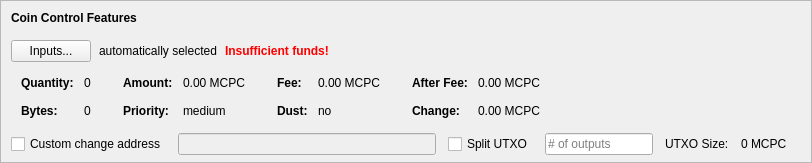
    <widget class="QFrame" name="frameCoinControl">
     <property name="sizePolicy">
      <sizepolicy hsizetype="Expanding" vsizetype="Expanding">
       <horstretch>0</horstretch>
       <verstretch>0</verstretch>
      </sizepolicy>
     </property>
     <property name="maximumSize">
      <size>
       <width>16777215</width>
       <height>16777215</height>
      </size>
     </property>
     <property name="frameShape">
      <enum>QFrame::StyledPanel</enum>
     </property>
     <property name="frameShadow">
      <enum>QFrame::Sunken</enum>
     </property>
     <layout class="QVBoxLayout" name="verticalLayoutCoinControl2">
      <property name="spacing">
       <number>0</number>
      </property>
      <property name="leftMargin">
       <number>0</number>
      </property>
      <property name="topMargin">
       <number>0</number>
      </property>
      <property name="rightMargin">
       <number>0</number>
      </property>
      <property name="bottomMargin">
       <number>6</number>
      </property>
      <item>
       <layout class="QVBoxLayout" name="verticalLayoutCoinControl" stretch="0,0,0,0,1">
        <property name="spacing">
         <number>0</number>
        </property>
        <property name="leftMargin">
         <number>10</number>
        </property>
        <property name="topMargin">
         <number>10</number>
        </property>
        <item>
         <layout class="QHBoxLayout" name="horizontalLayoutCoinControl1">
          <property name="bottomMargin">
           <number>15</number>
          </property>
          <item>
           <widget class="QLabel" name="labelCoinControlFeatures">
            <property name="sizePolicy">
             <sizepolicy hsizetype="Preferred" vsizetype="Maximum">
              <horstretch>0</horstretch>
              <verstretch>0</verstretch>
             </sizepolicy>
            </property>
            <property name="font">
             <font>
              <weight>75</weight>
              <bold>true</bold>
             </font>
            </property>
            <property name="styleSheet">
             <string notr="true">font-weight:bold;</string>
            </property>
            <property name="text">
             <string>Coin Control Features</string>
            </property>
           </widget>
          </item>
         </layout>
        </item>
        <item>
         <layout class="QHBoxLayout" name="horizontalLayoutCoinControl2" stretch="0,0,0,0">
          <property name="spacing">
           <number>8</number>
          </property>
          <property name="bottomMargin">
           <number>10</number>
          </property>
          <item>
           <widget class="QPushButton" name="pushButtonCoinControl">
            <property name="styleSheet">
             <string notr="true"/>
            </property>
            <property name="text">
             <string>Inputs...</string>
            </property>
            <property name="autoDefault">
             <bool>false</bool>
            </property>
           </widget>
          </item>
          <item>
           <widget class="QLabel" name="labelCoinControlAutomaticallySelected">
            <property name="text">
             <string>automatically selected</string>
            </property>
            <property name="margin">
             <number>5</number>
            </property>
           </widget>
          </item>
          <item>
           <widget class="QLabel" name="labelCoinControlInsuffFunds">
            <property name="font">
             <font>
              <weight>75</weight>
              <bold>true</bold>
             </font>
            </property>
            <property name="styleSheet">
             <string notr="true">color:red;font-weight:bold;</string>
            </property>
            <property name="text">
             <string>Insufficient funds!</string>
            </property>
            <property name="margin">
             <number>5</number>
            </property>
           </widget>
          </item>
          <item>
           <spacer name="horizontalSpacerCoinControl">
            <property name="orientation">
             <enum>Qt::Horizontal</enum>
            </property>
            <property name="sizeHint" stdset="0">
             <size>
              <width>40</width>
              <height>1</height>
             </size>
            </property>
           </spacer>
          </item>
         </layout>
        </item>
        <item>
         <widget class="QWidget" name="widgetCoinControl" native="true">
          <property name="sizePolicy">
           <sizepolicy hsizetype="Preferred" vsizetype="Preferred">
            <horstretch>0</horstretch>
            <verstretch>0</verstretch>
           </sizepolicy>
          </property>
          <property name="minimumSize">
           <size>
            <width>0</width>
            <height>0</height>
           </size>
          </property>
          <property name="styleSheet">
           <string notr="true"/>
          </property>
          <layout class="QHBoxLayout" name="horizontalLayoutCoinControl5">
           <property name="leftMargin">
            <number>0</number>
           </property>
           <property name="topMargin">
            <number>0</number>
           </property>
           <property name="rightMargin">
            <number>0</number>
           </property>
           <property name="bottomMargin">
            <number>0</number>
           </property>
           <item>
            <layout class="QHBoxLayout" name="horizontalLayoutCoinControl3" stretch="0,0,0,1">
             <property name="spacing">
              <number>20</number>
             </property>
             <property name="topMargin">
              <number>0</number>
             </property>
             <property name="bottomMargin">
              <number>10</number>
             </property>
             <item>
              <layout class="QFormLayout" name="formLayoutCoinControl1">
               <property name="horizontalSpacing">
                <number>10</number>
               </property>
               <property name="verticalSpacing">
                <number>14</number>
               </property>
               <property name="leftMargin">
                <number>10</number>
               </property>
               <property name="topMargin">
                <number>4</number>
               </property>
               <property name="rightMargin">
                <number>6</number>
               </property>
               <item row="0" column="0">
                <widget class="QLabel" name="labelCoinControlQuantityText">
                 <property name="font">
                  <font>
                   <weight>75</weight>
                   <bold>true</bold>
                  </font>
                 </property>
                 <property name="text">
                  <string>Quantity:</string>
                 </property>
                 <property name="margin">
                  <number>0</number>
                 </property>
                </widget>
               </item>
               <item row="0" column="1">
                <widget class="QLabel" name="labelCoinControlQuantity">
                 <property name="cursor">
                  <cursorShape>IBeamCursor</cursorShape>
                 </property>
                 <property name="contextMenuPolicy">
                  <enum>Qt::ActionsContextMenu</enum>
                 </property>
                 <property name="text">
                  <string notr="true">0</string>
                 </property>
                 <property name="margin">
                  <number>0</number>
                 </property>
                 <property name="textInteractionFlags">
                  <set>Qt::LinksAccessibleByMouse|Qt::TextSelectableByKeyboard|Qt::TextSelectableByMouse</set>
                 </property>
                </widget>
               </item>
               <item row="1" column="0">
                <widget class="QLabel" name="labelCoinControlBytesText">
                 <property name="font">
                  <font>
                   <weight>75</weight>
                   <bold>true</bold>
                  </font>
                 </property>
                 <property name="text">
                  <string>Bytes:</string>
                 </property>
                </widget>
               </item>
               <item row="1" column="1">
                <widget class="QLabel" name="labelCoinControlBytes">
                 <property name="cursor">
                  <cursorShape>IBeamCursor</cursorShape>
                 </property>
                 <property name="contextMenuPolicy">
                  <enum>Qt::ActionsContextMenu</enum>
                 </property>
                 <property name="text">
                  <string notr="true">0</string>
                 </property>
                 <property name="textInteractionFlags">
                  <set>Qt::LinksAccessibleByMouse|Qt::TextSelectableByKeyboard|Qt::TextSelectableByMouse</set>
                 </property>
                </widget>
               </item>
              </layout>
             </item>
             <item>
              <layout class="QFormLayout" name="formLayoutCoinControl2">
               <property name="horizontalSpacing">
                <number>10</number>
               </property>
               <property name="verticalSpacing">
                <number>14</number>
               </property>
               <property name="leftMargin">
                <number>6</number>
               </property>
               <property name="topMargin">
                <number>4</number>
               </property>
               <property name="rightMargin">
                <number>6</number>
               </property>
               <item row="0" column="0">
                <widget class="QLabel" name="labelCoinControlAmountText">
                 <property name="font">
                  <font>
                   <weight>75</weight>
                   <bold>true</bold>
                  </font>
                 </property>
                 <property name="text">
                  <string>Amount:</string>
                 </property>
                 <property name="margin">
                  <number>0</number>
                 </property>
                </widget>
               </item>
               <item row="0" column="1">
                <widget class="QLabel" name="labelCoinControlAmount">
                 <property name="cursor">
                  <cursorShape>IBeamCursor</cursorShape>
                 </property>
                 <property name="contextMenuPolicy">
                  <enum>Qt::ActionsContextMenu</enum>
                 </property>
                 <property name="text">
                  <string notr="true">0.00 MCPC</string>
                 </property>
                 <property name="textInteractionFlags">
                  <set>Qt::LinksAccessibleByMouse|Qt::TextSelectableByKeyboard|Qt::TextSelectableByMouse</set>
                 </property>
                </widget>
               </item>
               <item row="1" column="0">
                <widget class="QLabel" name="labelCoinControlPriorityText">
                 <property name="font">
                  <font>
                   <weight>75</weight>
                   <bold>true</bold>
                  </font>
                 </property>
                 <property name="text">
                  <string>Priority:</string>
                 </property>
                </widget>
               </item>
               <item row="1" column="1">
                <widget class="QLabel" name="labelCoinControlPriority">
                 <property name="cursor">
                  <cursorShape>IBeamCursor</cursorShape>
                 </property>
                 <property name="contextMenuPolicy">
                  <enum>Qt::ActionsContextMenu</enum>
                 </property>
                 <property name="text">
                  <string>medium</string>
                 </property>
                 <property name="textInteractionFlags">
                  <set>Qt::LinksAccessibleByMouse|Qt::TextSelectableByKeyboard|Qt::TextSelectableByMouse</set>
                 </property>
                </widget>
               </item>
              </layout>
             </item>
             <item>
              <layout class="QFormLayout" name="formLayoutCoinControl3">
               <property name="horizontalSpacing">
                <number>10</number>
               </property>
               <property name="verticalSpacing">
                <number>14</number>
               </property>
               <property name="leftMargin">
                <number>6</number>
               </property>
               <property name="topMargin">
                <number>4</number>
               </property>
               <property name="rightMargin">
                <number>6</number>
               </property>
               <item row="0" column="0">
                <widget class="QLabel" name="labelCoinControlFeeText">
                 <property name="font">
                  <font>
                   <weight>75</weight>
                   <bold>true</bold>
                  </font>
                 </property>
                 <property name="text">
                  <string>Fee:</string>
                 </property>
                 <property name="margin">
                  <number>0</number>
                 </property>
                </widget>
               </item>
               <item row="0" column="1">
                <widget class="QLabel" name="labelCoinControlFee">
                 <property name="cursor">
                  <cursorShape>IBeamCursor</cursorShape>
                 </property>
                 <property name="contextMenuPolicy">
                  <enum>Qt::ActionsContextMenu</enum>
                 </property>
                 <property name="text">
                  <string notr="true">0.00 MCPC</string>
                 </property>
                 <property name="textInteractionFlags">
                  <set>Qt::LinksAccessibleByMouse|Qt::TextSelectableByKeyboard|Qt::TextSelectableByMouse</set>
                 </property>
                </widget>
               </item>
               <item row="1" column="0">
                <widget class="QLabel" name="labelCoinControlLowOutputText">
                 <property name="font">
                  <font>
                   <weight>75</weight>
                   <bold>true</bold>
                  </font>
                 </property>
                 <property name="text">
                  <string>Dust:</string>
                 </property>
                </widget>
               </item>
               <item row="1" column="1">
                <widget class="QLabel" name="labelCoinControlLowOutput">
                 <property name="cursor">
                  <cursorShape>IBeamCursor</cursorShape>
                 </property>
                 <property name="contextMenuPolicy">
                  <enum>Qt::ActionsContextMenu</enum>
                 </property>
                 <property name="text">
                  <string>no</string>
                 </property>
                 <property name="textInteractionFlags">
                  <set>Qt::LinksAccessibleByMouse|Qt::TextSelectableByKeyboard|Qt::TextSelectableByMouse</set>
                 </property>
                </widget>
               </item>
              </layout>
             </item>
             <item>
              <layout class="QFormLayout" name="formLayoutCoinControl4">
               <property name="horizontalSpacing">
                <number>10</number>
               </property>
               <property name="verticalSpacing">
                <number>14</number>
               </property>
               <property name="leftMargin">
                <number>6</number>
               </property>
               <property name="topMargin">
                <number>4</number>
               </property>
               <property name="rightMargin">
                <number>6</number>
               </property>
               <item row="0" column="0">
                <widget class="QLabel" name="labelCoinControlAfterFeeText">
                 <property name="font">
                  <font>
                   <weight>75</weight>
                   <bold>true</bold>
                  </font>
                 </property>
                 <property name="text">
                  <string>After Fee:</string>
                 </property>
                 <property name="margin">
                  <number>0</number>
                 </property>
                </widget>
               </item>
               <item row="0" column="1">
                <widget class="QLabel" name="labelCoinControlAfterFee">
                 <property name="cursor">
                  <cursorShape>IBeamCursor</cursorShape>
                 </property>
                 <property name="contextMenuPolicy">
                  <enum>Qt::ActionsContextMenu</enum>
                 </property>
                 <property name="text">
                  <string notr="true">0.00 MCPC</string>
                 </property>
                 <property name="textInteractionFlags">
                  <set>Qt::LinksAccessibleByMouse|Qt::TextSelectableByKeyboard|Qt::TextSelectableByMouse</set>
                 </property>
                </widget>
               </item>
               <item row="1" column="0">
                <widget class="QLabel" name="labelCoinControlChangeText">
                 <property name="font">
                  <font>
                   <weight>75</weight>
                   <bold>true</bold>
                  </font>
                 </property>
                 <property name="text">
                  <string>Change:</string>
                 </property>
                </widget>
               </item>
               <item row="1" column="1">
                <widget class="QLabel" name="labelCoinControlChange">
                 <property name="cursor">
                  <cursorShape>IBeamCursor</cursorShape>
                 </property>
                 <property name="contextMenuPolicy">
                  <enum>Qt::ActionsContextMenu</enum>
                 </property>
                 <property name="text">
                  <string notr="true">0.00 MCPC</string>
                 </property>
                 <property name="textInteractionFlags">
                  <set>Qt::LinksAccessibleByMouse|Qt::TextSelectableByKeyboard|Qt::TextSelectableByMouse</set>
                 </property>
                </widget>
               </item>
              </layout>
             </item>
            </layout>
           </item>
          </layout>
         </widget>
        </item>
        <item>
         <layout class="QHBoxLayout" name="horizontalLayoutCoinControl4" stretch="0,0,0,0,0,0,0">
          <property name="spacing">
           <number>12</number>
          </property>
          <property name="sizeConstraint">
           <enum>QLayout::SetDefaultConstraint</enum>
          </property>
          <property name="topMargin">
           <number>5</number>
          </property>
          <property name="rightMargin">
           <number>5</number>
          </property>
          <item>
           <widget class="QCheckBox" name="checkBoxCoinControlChange">
            <property name="toolTip">
             <string>If this is activated, but the change address is empty or invalid, change will be sent to a newly generated address.</string>
            </property>
            <property name="text">
             <string>Custom change address</string>
            </property>
           </widget>
          </item>
          <item>
           <widget class="QValidatedLineEdit" name="lineEditCoinControlChange">
            <property name="enabled">
             <bool>false</bool>
            </property>
            <property name="sizePolicy">
             <sizepolicy hsizetype="Expanding" vsizetype="Fixed">
              <horstretch>0</horstretch>
              <verstretch>0</verstretch>
             </sizepolicy>
            </property>
           </widget>
          </item>
          <item>
           <widget class="QCheckBox" name="splitBlockCheckBox">
            <property name="text">
             <string>Split UTXO</string>
            </property>
           </widget>
          </item>
          <item>
           <widget class="QLineEdit" name="splitBlockLineEdit">
            <property name="sizePolicy">
             <sizepolicy hsizetype="Fixed" vsizetype="Fixed">
              <horstretch>50</horstretch>
              <verstretch>0</verstretch>
             </sizepolicy>
            </property>
            <property name="placeholderText">
             <string># of outputs</string>
            </property>
           </widget>
          </item>
          <item>
           <widget class="QLabel" name="labelBlockSizeText">
            <property name="text">
             <string>UTXO Size:</string>
            </property>
           </widget>
          </item>
          <item>
           <widget class="QLabel" name="labelBlockSize">
            <property name="text">
             <string>0 MCPC</string>
            </property>
           </widget>
          </item>
          <item>
           <widget class="QLabel" name="labelCoinControlChangeLabel">
            <property name="sizePolicy">
             <sizepolicy hsizetype="Preferred" vsizetype="Expanding">
              <horstretch>0</horstretch>
              <verstretch>0</verstretch>
             </sizepolicy>
            </property>
            <property name="minimumSize">
             <size>
              <width>0</width>
              <height>0</height>
             </size>
            </property>
            <property name="text">
             <string/>
            </property>
            <property name="margin">
             <number>3</number>
            </property>
           </widget>
          </item>
         </layout>
        </item>
        <item>
         <spacer name="verticalSpacerCoinControl">
          <property name="orientation">
           <enum>Qt::Vertical</enum>
          </property>
          <property name="sizeHint" stdset="0">
           <size>
            <width>800</width>
            <height>1</height>
           </size>
          </property>
         </spacer>
        </item>
       </layout>
      </item>
     </layout>
    </widget>
